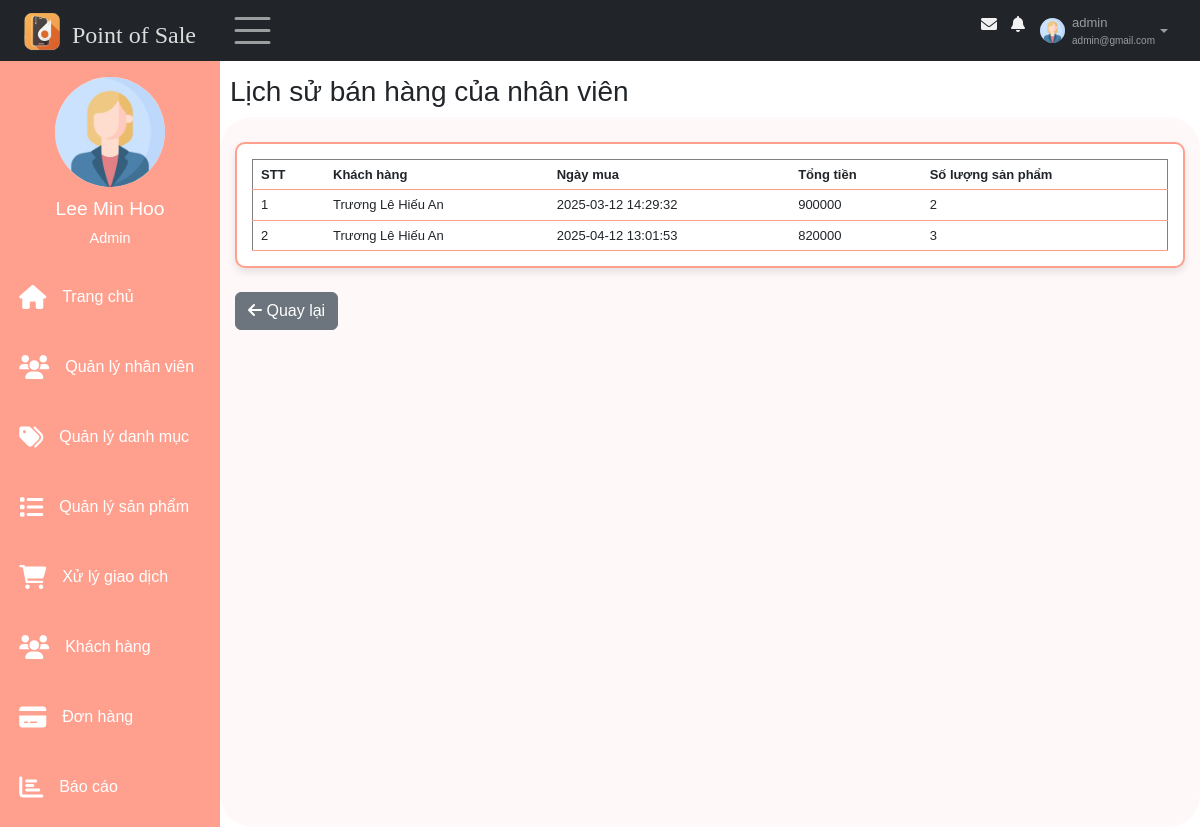
The app's page /views/index.php?sidebar=quanlynhanvien&id_view=2 (signed in), older data.
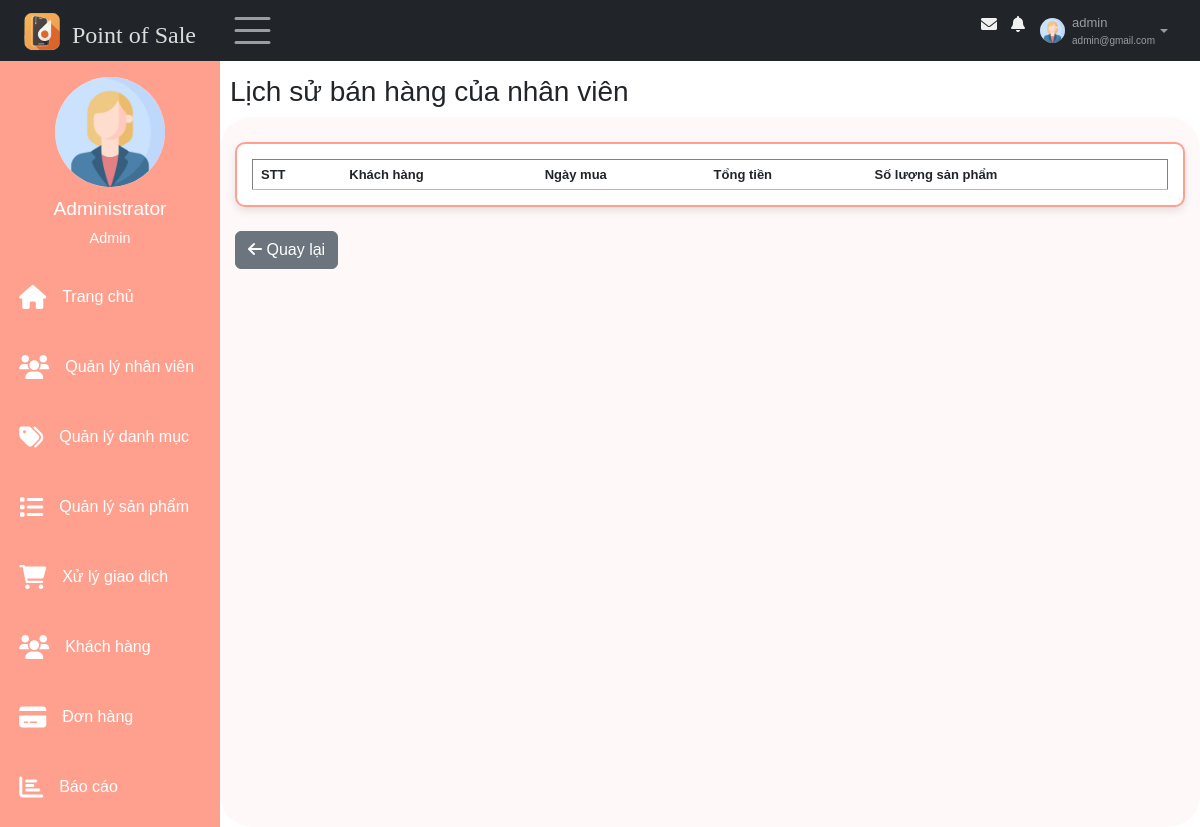
The same page, newer data.
### tables this page shows
CREATE TABLE `taikhoan` (
  `id` int(11) NOT NULL,
  `id_nhanvien` int(11) NOT NULL,
  `username` varchar(30) NOT NULL,
  `password` varchar(30) NOT NULL,
  `role` enum('Admin','Nhân viên') NOT NULL,
  `trangthai_hd` tinyint(1) NOT NULL,
  `activate_token` varchar(10) DEFAULT NULL,
  `expire_time` int(11) DEFAULT NULL,
  `pass_changed` tinyint(1) DEFAULT NULL,
  `trangthai_khoa` tinyint(1) NOT NULL DEFAULT 0
);

CREATE TABLE `nhanvien` (
  `id` int(11) NOT NULL,
  `hoten` varchar(50) NOT NULL,
  `email` varchar(100) NOT NULL,
  `gioitinh` enum('Nữ','Nam') DEFAULT NULL,
  `sdt` varchar(11) DEFAULT NULL,
  `ngaysinh` date DEFAULT NULL,
  `diachi` varchar(100) DEFAULT NULL,
  `img` varchar(50) DEFAULT NULL
);

CREATE TABLE `donhang` (
  `id` int(11) NOT NULL,
  `id_khachhang` int(11) NOT NULL,
  `id_nhanvien` int(11) NOT NULL,
  `tongtien` decimal(10,0) NOT NULL,
  `tienkhachdua` decimal(10,0) NOT NULL,
  `tientra` decimal(10,0) NOT NULL,
  `ngaymua` timestamp NOT NULL DEFAULT current_timestamp(),
  `soluongsp` int(11) NOT NULL
);

CREATE TABLE `khachhang` (
  `id` int(11) NOT NULL,
  `hoten` varchar(50) NOT NULL,
  `diachi` text NOT NULL,
  `sdt` varchar(11) NOT NULL,
  `ngaytao` timestamp NOT NULL DEFAULT current_timestamp()
);

### models/quanlyhoso/getProfileNV.php (called while the page is built, shortened)
<?php
    $conn = connectDB();
    if (isset($_GET["id_detail"])) {
        $id = $_GET["id_detail"];
    } else {
        $id = $_SESSION["id"];
    }
    if(empty($_SESSION["id"])) {
        header("Location: ../index.php");
        exit();
    }else{
        $sql = "SELECT nhanvien.*, taikhoan.trangthai_khoa, taikhoan.role FROM nhanvien, taikhoan WHERE nhanvien.id = taikhoan.id_nhanvien AND nhanvien.id =" . $id;
    }
    $result = $conn->query($sql);
    if ($result->num_rows > 0) {
        $row = $result->fetch_assoc();
        $profile_name =  $row["hoten"]??"";
        $profile_img = $row["img"]??"";
    }
?>

### models/nhanvien/ttbanhang.php (the view, shortened to what the changed rows need)
<?php
    $idnv =  $_GET["id_view"];
    $conn = connectDB();
    $sql = "SELECT donhang.*, khachhang.hoten FROM donhang, khachhang WHERE id_khachhang = khachhang.id AND id_nhanvien =" .$idnv;
    $result = $conn->query($sql);
    if ($result->num_rows > 0) {
        $stt = 1;
        while($row = $result->fetch_assoc()) {
            echo "<tr>";
            echo "<td>" .$stt++. "</td>";
            echo "<td>" . $row["hoten"]. "</td>";
            echo "<td>" . $row["ngaymua"]. "</td>";
            echo "<td>" . $row["tongtien"]. "</td>";
            echo "<td>" . $row["soluongsp"]. "</td>";
            echo "</tr>";
        }
    }
?>

### views/pages/nav.php (shortened to what the changed rows need)
<nav class="navbar navbar-expand-sm bg-dark navbar-dark fixed-top" id="nav">
    <div class="container-fluid">
        <div class="leftnav justify-content-start">
            <a class="logo navbar-brand" href="index.php" data-bs-toggle="tooltip"  title="Về trang chủ">
                <img src="../images/logo.ico" alt="Logo" style="width:40px;" >
                <h4>Point of Sale</h4>
            </a>
            <div class="openclose"><span class="navbar-toggler-icon" style="font-size:30px;cursor:pointer" onclick="open_closeNav() " class = "las la-bars"></span>  </div>
        </div>
        <div class="rightnav justify-content-end">
            <ul  class=" navbar-nav" >
                <li class="nav-item">
                    <a  href="#">
                    <span class = "fa fa-fw fa-envelope"></span>
                    </a></li>
                <li class="nav-item">
                    <a  href="#">
                    <span class = "fa fa-bell"></span>
                    </a></li>
                <li class="nav-item dropdown">
                        <a id="nav-user" class="nav-link dropdown-toggle" href="#" role="button" data-bs-toggle="dropdown">
                            <img id="nav-avatar" src = "../models/quanlyhoso/imagesNV/<?=$profile_img?>" height = "30px"  width = "30px" alt = "Avatar">
                            <div class="infor">
                                <p id ="user"><?= $_SESSION["username"]?></p>
                                <p id="email"><?= $_SESSION["email"]?></p>
                            </div>
                        </a>
                </li>
            </ul>
        </div>
    </div>
</nav>

### views/pages/main/sidebar.php (shortened to what the changed rows need)
<div class="sidebar"  id="mySidebar" >
    <div class="sidebar-user">
        <img src="../models/quanlyhoso/imagesNV/<?=$profile_img?>" height = "70px"  width = "70px" alt = "">
            <div>
                <h3><?=$profile_name?></h3>
                <span><?=$_SESSION['role']?></span>
        </div>
    </div>
    <div class="sidebar-menu">
        <ul >
            <li class="item">
                <a class="link" href="index.php">
                    <span class = "fa fa-home"></span>
                    <p class="item-sidebar">Trang chủ</p>
                </a>
            </li>
            <?php
                if ($_SESSION['role'] == 'Admin') {
                    ?>
                    <li class="item">
                        <a class="link" href="index.php?sidebar=quanlynhanvien">
                            <span class = "fa fa-users"></span>
                            <p class="item-sidebar">Quản lý nhân viên</p>
                        </a>
                    </li>
                <?php
            }?>
            <li class="item">
                <a class="link" href="index.php?sidebar=quanlydanhmuc">
                    <span class = "fa fa-tags"></span>
                    <p class="item-sidebar">Quản lý danh mục</p>
                </a>
            </li>
            <li class="item">
                <a class="link" href="index.php?sidebar=quanlysanpham">
                    <span class = "fa fa-list"></span>
                    <p class="item-sidebar">Quản lý sản phẩm</p>
                </a>
            </li>
            <li class="item">
                <a class="link" href="index.php?sidebar=giaodich">
                    <span class = "fa fa-shopping-cart"></span>
                    <p class="item-sidebar">Xử lý giao dịch</p>
                </a>
            </li>
            <li class="item">
                <a class="link" href="index.php?sidebar=khachhang">
                    <span class = "fa fa-users"></span>
                    <p class="item-sidebar">Khách hàng</p>
                </a>
            </li>
            <li class="item">
                <a class="link" href="index.php?sidebar=donhang">
                    <span class = "fa fa-credit-card"></span>
                    <p class="item-sidebar">Đơn hàng</p>
                </a>
            </li>
            <li class="item">
                <a class="link" href="index.php?sidebar=baocao">
                    <span class = "fa fa-bar-chart"></span>
                    <p class="item-sidebar">Báo cáo</p>
                </a>
            </li>
            <br>
        </ul>
    </div>
</div>

Row changes from the older to the newer data that the page shows:
removed donhang: id_khachhang.hoten "Trương Lê Hiếu An", ngaymua "2025-03-12 14:29:32", tongtien "900000", soluongsp "2"
removed donhang: id_khachhang.hoten "Trương Lê Hiếu An", ngaymua "2025-04-12 13:01:53", tongtien "820000", soluongsp "3"
changed through a linked row, taikhoan: id_nhanvien.hoten "Lee Min Hoo" → "Administrator"
